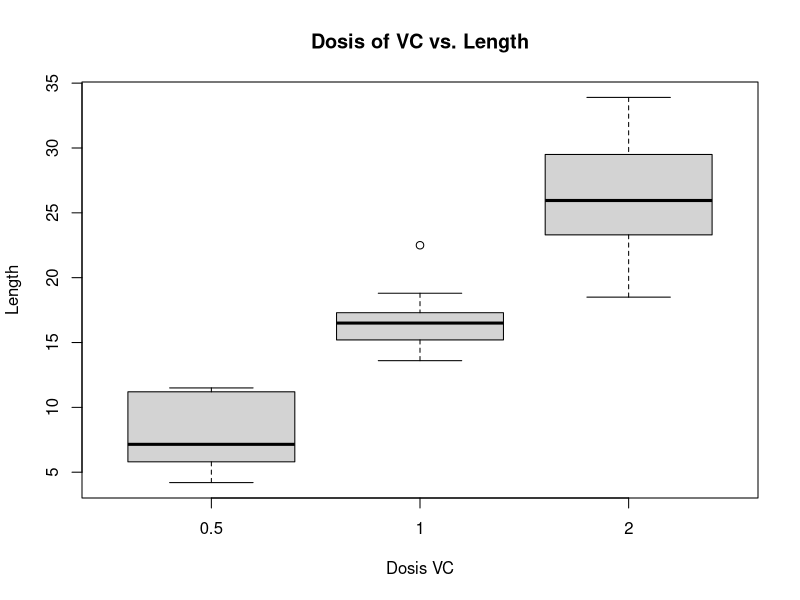
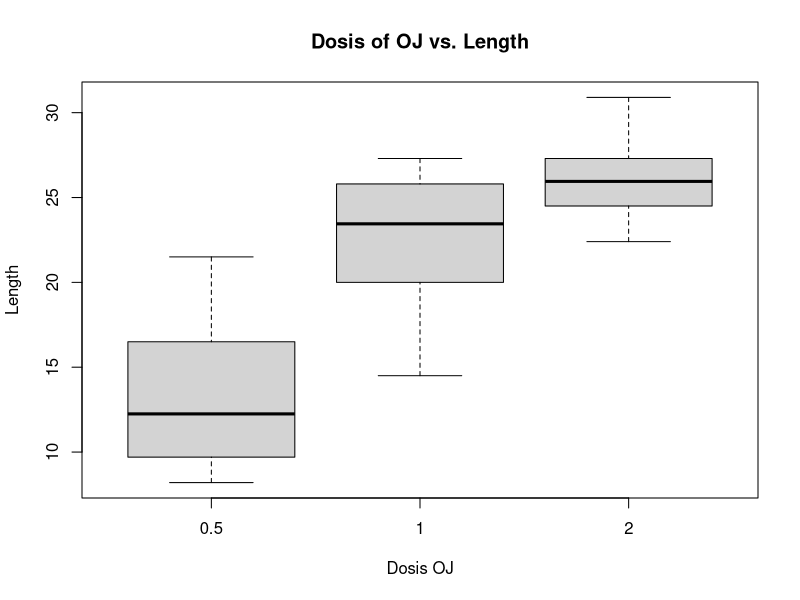

R code for these plots, in order: (Note: this script raises an error after producing the figures.)
## ---- chunk 1
data(ToothGrowth)
str(ToothGrowth)
## ---- chunk 2
sum(is.na(ToothGrowth$len))
sum(is.na(ToothGrowth$dose))
sum(is.na(ToothGrowth$supp))
## ---- chunk 3
VC = subset(ToothGrowth, supp == "VC" , c(len, dose))
VC = as.data.frame(VC)
VC$dose <- factor(VC$dose)
boxplot(len ~ dose, data = VC, main="Dosis of VC vs. Length", xlab="Dosis VC", ylab="Length", color="red")
## ---- chunk 4
OJ = subset(ToothGrowth, supp == "OJ" , c(len, dose))
OJ = as.data.frame(OJ)
OJ$dose <- factor(OJ$dose)
boxplot(len ~ dose, data = OJ, main="Dosis of OJ vs. Length", xlab="Dosis OJ", ylab="Length", color="red")
## ---- chunk 5
OJt = subset(OJ, dose == c(0.5,2) , c(len, dose))
t.test(len ~ dose, paired = FALSE, val.equal=TRUE, data = OJt)
## ---- chunk 6
VCt = subset(VC, dose == c(0.5,2) , c(len, dose))
t.test(len ~ dose, paired = FALSE, val.equal=TRUE, data = VCt)
## ---- chunk 7
VCOJt <- subset(ToothGrowth,select=c(len, supp)) 
t.test(len ~ supp, paired = FALSE, val.equal=TRUE, data = VCOJt)
